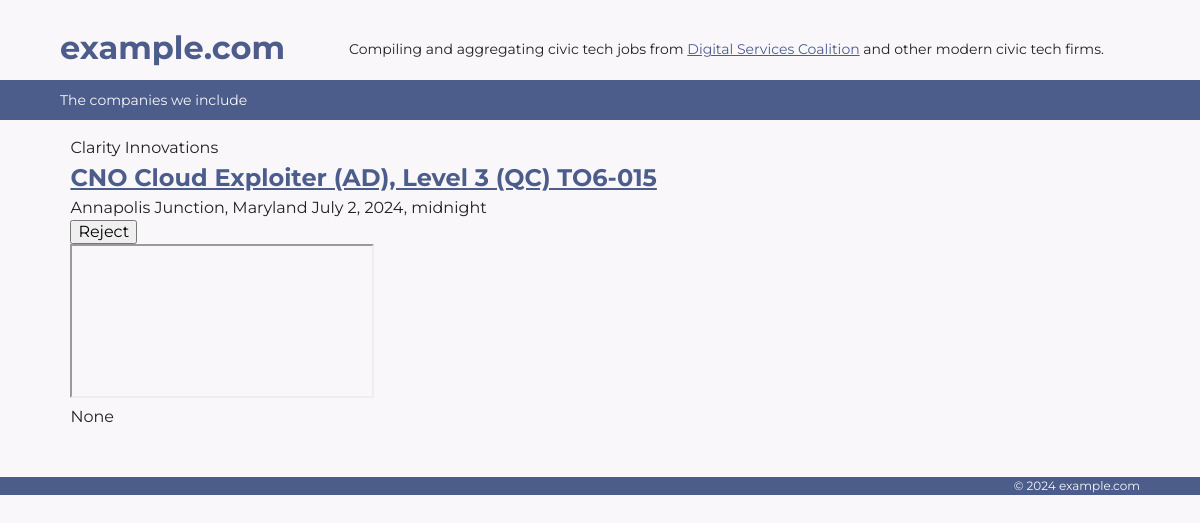
Screenshot of /jobs/3/ with the database file from the repository.
### jobsearch/models.py (models this page shows, shortened)
class Job(models.Model):
    title = models.CharField(max_length=255)
    company = models.CharField(max_length=255)
    location = models.CharField(max_length=255)
    link = models.URLField()
    pub_date = models.DateTimeField("date published", blank=True, null=True)
    salary = models.CharField(max_length=255, blank=True, null=True)
    import_date = models.DateTimeField(auto_now_add=True)
    job_id = models.CharField(max_length=255, editable=False)
    user = models.ForeignKey(Profile, on_delete=models.CASCADE)
    rejected = models.BooleanField(default=False)
    status = models.CharField(max_length=2, choices=STATUS_CHOICES, blank=True, null=True)
    company_size = models.CharField(max_length=20, blank=True, null=True)
    skills = models.CharField(max_length=255, blank=True, null=True)
    co_link = models.CharField(max_length=255, blank=True, null=True)
    details = models.TextField(blank=True, null=True)
    def get_source_url(self):
        return "https://linkedin.com/jobs/view/{}/".format(self.job_id)

### jobsearch/views.py (the view)
# urls.py: path('jobs/<int:pk>/', JobDetailView.as_view(), name='job_detail'),
class JobDetailView(DetailView):
    model = Job
    def get_context_data(self, **kwargs):
        context = super(JobDetailView, self).get_context_data(**kwargs)
        return context

### DSCovery/context_processors.py (called while the page is built)
def site_processor(request):
    authenticated_request = request.user.is_authenticated
    last_seen = request.session.get('last_seen', now)
    return {
        'site': get_current_site(request),
        'now': now,
        'project_name': getattr(settings, 'PROJECT_NAME', None),
        'current_path': request.get_full_path(),
        'last_seen': last_seen,
        'authenticated_request': authenticated_request,
    }

### jobsearch/templates/jobsearch/job_detail.html (shortened to what this page needs)
{% extends 'base.html' %}
{% block bodyclass %}details{% endblock %}
{% block content %}
<h4>{{ job.company }}</h4>
<h3><a href="{{ job.link }}">{{ job.title }}</a></h3>
<td>{{ job.location }}</td>
<td>{{ job.pub_date|default_if_none:"" }}</td>
                <form action="{% url 'reject_job' %}" method="post">
                    <input type="submit" value="Reject" />
                  </form>
    <article class="job-details">
        <iframe src="{{ job.get_source_url }}"></iframe>
          <article>{{ job.details }}</article>
{% endblock %}

### templates/base.html (shortened to what this page needs)
{% load static %}
<!doctype html>
<html class="no-js" lang="">
<head>
  <link rel="stylesheet" href="{% static 'css/site.css' %}">
</head>
<body id="{% block bodyid %}{% endblock %}" class="{% block bodyclass %}{% endblock %}">
  <header role="banner">
    {% block banner %}
        {% block site_name %}
          <h1 class="site-name">
            <a href="/" title="Home">
              {% block logo %}{{ site.name }}{% endblock %}
            </a>
          </h1>
          <h2>Compiling and aggregating civic tech jobs from <a href="http://digitalservicescoalition.org">Digital Services Coalition</a> and other modern civic tech firms.</h2>
        {% endblock %}
    {% endblock %}
  </header>
  <nav role="navigation">
  {% load flatpages %}
    {% get_flatpages as flatpages %}
    <ul>
        {% for page in flatpages %}
            <li><a href="{{ page.url }}">{{ page.title }}</a></li>
        {% endfor %}
    </ul>
  </nav>
  <div id="wrapper">
    <main>{% block content %}{% endblock %}</main>
  </div>
  <footer id="footer" role="contentinfo">
    {% block footer %}
      <div>
        <p class="copyright">&copy; {{ now.year }} {{ site.name }}</p>
      </div>
    {% endblock %}
  </footer>
</body>
</html>

### static/css/site.css (style rules this page uses)
:root { --max_width: 90vw; --color-primary: #4C5D8B; --color-primary-light: #6E8BB3; --color-primary-dark: #1B1F47; --color-danger: #a51e1e; --color-success: #138015; --color-info: #0f8894; --color-warning: #dc781a; --color-background: #F9F7FA; --font-family: 'Montserrat', sans-serif; }
:root { line-height: 1.5; }
h1, h2, h3, h4, h5, figure, p, ol, ul { margin: 0; }
ol, ul { list-style: none; padding-inline: 0; }
h1, h2, h3, h4, h5 { font-size: inherit; font-weight: inherit; }
body { background-color: var(--color-background); color: #222; font-family: var(--font-family); }
a { color: var(--color-primary); transition: color 0.33s; }
[role=banner] { display: flex; align-items: center; margin: 1.5em auto 0; justify-content: flex-start; width: var(--max_width); padding-bottom: 0.5em }
[role="banner"] h2 { margin-top: 0.25em; font-size: 0.875em; }
[role="navigation"] { background-color: var(--color-primary); margin-bottom: 1em; }
[role="navigation"] ul { max-width: var(--max_width); margin: 0 auto; }
[role="navigation"] li { display: inline-block; padding: 0.5em 1em 0.5em 0; }
[role="navigation"] li a { color: var(--color-background); text-decoration: none; font-size: 0.875em; }
main { max-width: var(--max_width); margin: 0 auto; }
footer { background-color: var(--color-primary); margin-bottom: 1em; margin-top: 3em }
footer div { max-width: var(--max_width); margin: 0 auto; font-size: 0.75em; text-align:right; color: var(--color-background) }
h1, h3 { font-size: 1.5rem; font-weight: bold; color: var(--color-primary-light) }
.details main { max-width: 100ch; margin: auto }

### rows the page displays
Job: company "Clarity Innovations", title "CNO Cloud Exploiter (AD), Level 3 (QC) TO6-015", location "Annapolis Junction, Maryland", pub_date "July 2, 2024, midnight", details "None"

### other values shown
{{ site.name }} "example.com"
{{ page.title }} "The companies we include"
{{ now.year }} "2024"
